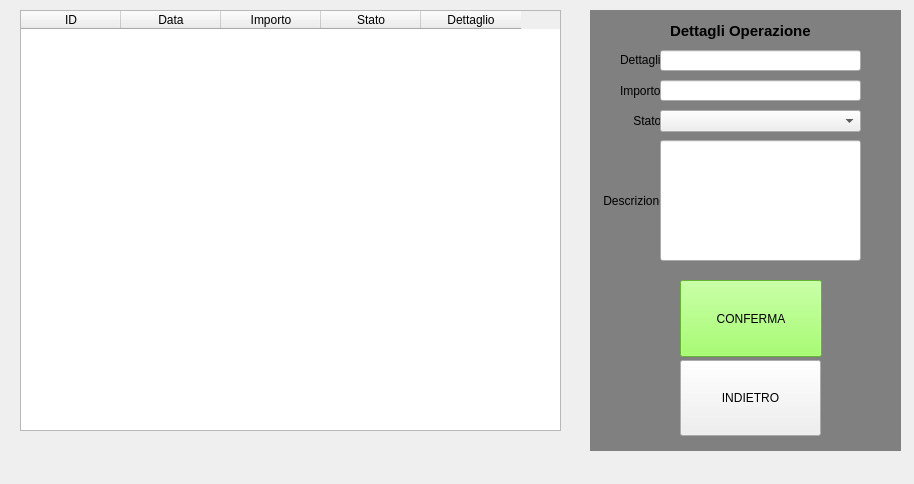
<?xml version="1.0" encoding="UTF-8"?>
<ui version="4.0">
 <class>Form</class>
 <widget class="QWidget" name="Form">
  <property name="geometry">
   <rect>
    <x>0</x>
    <y>0</y>
    <width>914</width>
    <height>484</height>
   </rect>
  </property>
  <property name="windowTitle">
   <string>Modifica Pagamento</string>
  </property>
  <widget class="QTableWidget" name="tabellaPagamenti">
   <property name="geometry">
    <rect>
     <x>20</x>
     <y>10</y>
     <width>541</width>
     <height>421</height>
    </rect>
   </property>
   <property name="columnCount">
    <number>5</number>
   </property>
   <column>
    <property name="text">
     <string>ID</string>
    </property>
   </column>
   <column>
    <property name="text">
     <string>Data</string>
    </property>
   </column>
   <column>
    <property name="text">
     <string>Importo</string>
    </property>
   </column>
   <column>
    <property name="text">
     <string>Stato</string>
    </property>
   </column>
   <column>
    <property name="text">
     <string>Dettaglio</string>
    </property>
   </column>
  </widget>
  <widget class="QLabel" name="backgroundLabel">
   <property name="geometry">
    <rect>
     <x>590</x>
     <y>10</y>
     <width>311</width>
     <height>441</height>
    </rect>
   </property>
   <property name="autoFillBackground">
    <bool>false</bool>
   </property>
   <property name="styleSheet">
    <string notr="true">background: light grey</string>
   </property>
   <property name="frameShape">
    <enum>QFrame::NoFrame</enum>
   </property>
   <property name="frameShadow">
    <enum>QFrame::Plain</enum>
   </property>
   <property name="text">
    <string/>
   </property>
  </widget>
  <widget class="QLabel" name="dettagliOperazioneLabel">
   <property name="geometry">
    <rect>
     <x>670</x>
     <y>20</y>
     <width>161</width>
     <height>21</height>
    </rect>
   </property>
   <property name="font">
    <font>
     <pointsize>11</pointsize>
     <weight>75</weight>
     <bold>true</bold>
    </font>
   </property>
   <property name="text">
    <string>Dettagli Operazione</string>
   </property>
  </widget>
  <widget class="QPushButton" name="backButton">
   <property name="geometry">
    <rect>
     <x>680</x>
     <y>360</y>
     <width>141</width>
     <height>76</height>
    </rect>
   </property>
   <property name="sizePolicy">
    <sizepolicy hsizetype="Minimum" vsizetype="Preferred">
     <horstretch>0</horstretch>
     <verstretch>0</verstretch>
    </sizepolicy>
   </property>
   <property name="styleSheet">
    <string notr="true"/>
   </property>
   <property name="text">
    <string>INDIETRO</string>
   </property>
  </widget>
  <widget class="QPushButton" name="confermaModificaButton">
   <property name="geometry">
    <rect>
     <x>680</x>
     <y>280</y>
     <width>142</width>
     <height>77</height>
    </rect>
   </property>
   <property name="sizePolicy">
    <sizepolicy hsizetype="Minimum" vsizetype="Preferred">
     <horstretch>0</horstretch>
     <verstretch>0</verstretch>
    </sizepolicy>
   </property>
   <property name="styleSheet">
    <string notr="true">background-color:rgb(140,255,70)</string>
   </property>
   <property name="text">
    <string>CONFERMA</string>
   </property>
  </widget>
  <widget class="QLabel" name="label">
   <property name="geometry">
    <rect>
     <x>620</x>
     <y>50</y>
     <width>41</width>
     <height>20</height>
    </rect>
   </property>
   <property name="text">
    <string>Dettagli</string>
   </property>
  </widget>
  <widget class="QLabel" name="label_2">
   <property name="geometry">
    <rect>
     <x>620</x>
     <y>80</y>
     <width>41</width>
     <height>21</height>
    </rect>
   </property>
   <property name="text">
    <string>Importo</string>
   </property>
  </widget>
  <widget class="QLabel" name="label_3">
   <property name="geometry">
    <rect>
     <x>630</x>
     <y>110</y>
     <width>31</width>
     <height>21</height>
    </rect>
   </property>
   <property name="text">
    <string> Stato</string>
   </property>
  </widget>
  <widget class="QLabel" name="label_4">
   <property name="geometry">
    <rect>
     <x>600</x>
     <y>190</y>
     <width>61</width>
     <height>21</height>
    </rect>
   </property>
   <property name="text">
    <string> Descrizione</string>
   </property>
  </widget>
  <widget class="QLineEdit" name="lineEditDettagli">
   <property name="geometry">
    <rect>
     <x>660</x>
     <y>50</y>
     <width>201</width>
     <height>21</height>
    </rect>
   </property>
  </widget>
  <widget class="QLineEdit" name="lineEditImporto">
   <property name="geometry">
    <rect>
     <x>660</x>
     <y>80</y>
     <width>201</width>
     <height>21</height>
    </rect>
   </property>
  </widget>
  <widget class="QLineEdit" name="lineEditDescrizione">
   <property name="geometry">
    <rect>
     <x>660</x>
     <y>140</y>
     <width>201</width>
     <height>121</height>
    </rect>
   </property>
  </widget>
  <widget class="QComboBox" name="statusInfo">
   <property name="geometry">
    <rect>
     <x>660</x>
     <y>110</y>
     <width>201</width>
     <height>22</height>
    </rect>
   </property>
  </widget>
  <zorder>backgroundLabel</zorder>
  <zorder>tabellaPagamenti</zorder>
  <zorder>dettagliOperazioneLabel</zorder>
  <zorder>backButton</zorder>
  <zorder>confermaModificaButton</zorder>
  <zorder>label</zorder>
  <zorder>label_2</zorder>
  <zorder>label_3</zorder>
  <zorder>label_4</zorder>
  <zorder>lineEditDettagli</zorder>
  <zorder>lineEditImporto</zorder>
  <zorder>lineEditDescrizione</zorder>
  <zorder>statusInfo</zorder>
 </widget>
 <resources/>
 <connections/>
</ui>
